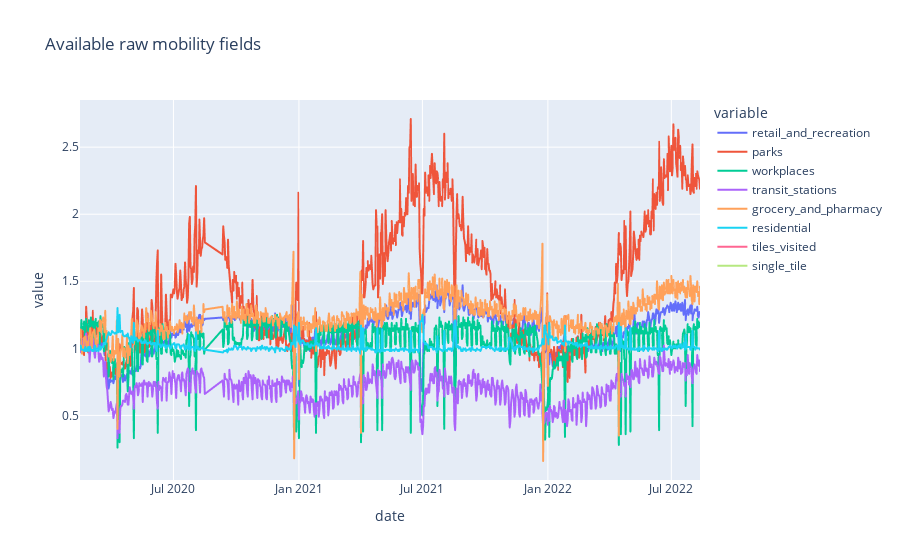

Notebook code cell kept with this figure:
### Code cell
mob_dates_df[GOOGLE_MOBILITY_LOCATIONS].plot(title="Available raw mobility fields")

### Figure 1 — Plotly figure (JSON) as saved in the notebook; plotly's stock layout.template omitted (floating-point values rounded to 4 significant figures; data arrays with more than 128 entries replaced by an {"elided": "..."} marker saying what was removed)
{"data": [{"hovertemplate": "variable=retail_and_recreation<br>date=%{x}<br>value=%{y}<extra></extra>", "legendgroup": "retail_and_recreation", "line": {"color": "#636efa", "dash": "solid"}, "marker": {"symbol": "circle"}, "mode": "lines", "name": "retail_and_recreation", "showlegend": true, "type": "scattergl", "x": {"elided": "881 str values"}, "xaxis": "x", "y": {"elided": "881 float values"}, "yaxis": "y"}, {"hovertemplate": "variable=parks<br>date=%{x}<br>value=%{y}<extra></extra>", "legendgroup": "parks", "line": {"color": "#EF553B", "dash": "solid"}, "marker": {"symbol": "circle"}, "mode": "lines", "name": "parks", "showlegend": true, "type": "scattergl", "x": {"elided": "881 str values"}, "xaxis": "x", "y": {"elided": "881 float values"}, "yaxis": "y"}, {"hovertemplate": "variable=workplaces<br>date=%{x}<br>value=%{y}<extra></extra>", "legendgroup": "workplaces", "line": {"color": "#00cc96", "dash": "solid"}, "marker": {"symbol": "circle"}, "mode": "lines", "name": "workplaces", "showlegend": true, "type": "scattergl", "x": {"elided": "881 str values"}, "xaxis": "x", "y": {"elided": "881 float values"}, "yaxis": "y"}, {"hovertemplate": "variable=transit_stations<br>date=%{x}<br>value=%{y}<extra></extra>", "legendgroup": "transit_stations", "line": {"color": "#ab63fa", "dash": "solid"}, "marker": {"symbol": "circle"}, "mode": "lines", "name": "transit_stations", "showlegend": true, "type": "scattergl", "x": {"elided": "881 str values"}, "xaxis": "x", "y": {"elided": "881 float values"}, "yaxis": "y"}, {"hovertemplate": "variable=grocery_and_pharmacy<br>date=%{x}<br>value=%{y}<extra></extra>", "legendgroup": "grocery_and_pharmacy", "line": {"color": "#FFA15A", "dash": "solid"}, "marker": {"symbol": "circle"}, "mode": "lines", "name": "grocery_and_pharmacy", "showlegend": true, "type": "scattergl", "x": {"elided": "881 str values"}, "xaxis": "x", "y": {"elided": "881 float values"}, "yaxis": "y"}, {"hovertemplate": "variable=residential<br>date=%{x}<br>value=%{y}<extra></extra>", "legendgroup": "residential", "line": {"color": "#19d3f3", "dash": "solid"}, "marker": {"symbol": "circle"}, "mode": "lines", "name": "residential", "showlegend": true, "type": "scattergl", "x": {"elided": "881 str values"}, "xaxis": "x", "y": {"elided": "881 float values"}, "yaxis": "y"}, {"hovertemplate": "variable=tiles_visited<br>date=%{x}<br>value=%{y}<extra></extra>", "legendgroup": "tiles_visited", "line": {"color": "#FF6692", "dash": "solid"}, "marker": {"symbol": "circle"}, "mode": "lines", "name": "tiles_visited", "showlegend": true, "type": "scattergl", "x": {"elided": "881 str values"}, "xaxis": "x", "y": {"elided": "881 null values"}, "yaxis": "y"}, {"hovertemplate": "variable=single_tile<br>date=%{x}<br>value=%{y}<extra></extra>", "legendgroup": "single_tile", "line": {"color": "#B6E880", "dash": "solid"}, "marker": {"symbol": "circle"}, "mode": "lines", "name": "single_tile", "showlegend": true, "type": "scattergl", "x": {"elided": "881 str values"}, "xaxis": "x", "y": {"elided": "881 null values"}, "yaxis": "y"}], "layout": {"legend": {"title": {"text": "variable"}, "tracegroupgap": 0}, "title": {"text": "Available raw mobility fields"}, "xaxis": {"anchor": "y", "domain": [0, 1], "title": {"text": "date"}}, "yaxis": {"anchor": "x", "domain": [0, 1], "title": {"text": "value"}}}}
